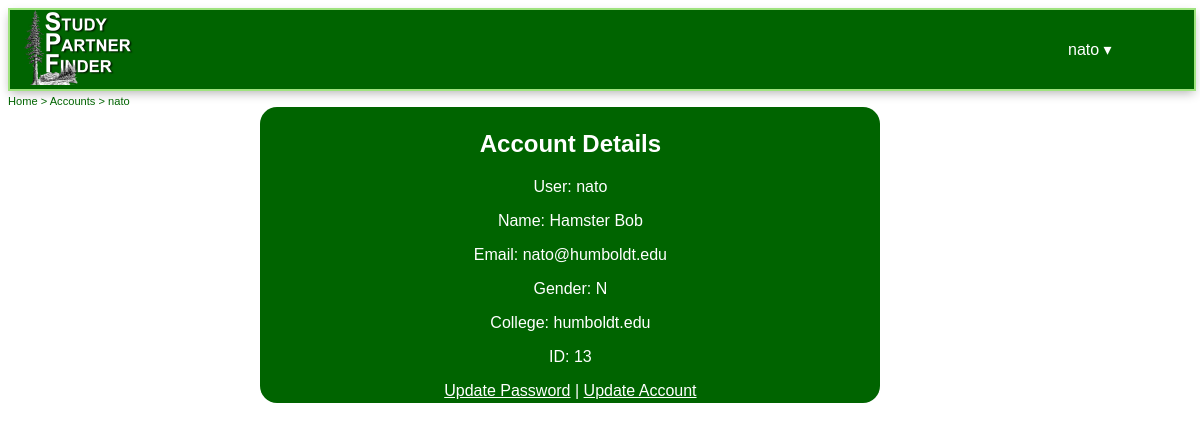
The app's page /accounts/view/ (signed in) with its own data.
### users/models.py (models this page shows)
class CustomUser(AbstractUser):
    email = models.EmailField(('email address'), unique = True)
    college = models.CharField(default = 'humboldt.edu', max_length = 200, null = True)
    gender = models.CharField(max_length = 1, choices = MY_GENDER_CHOICES, null = True)
    is_verified = models.BooleanField(default = False)
    verification_code = models.CharField(max_length = 200, null = True)
    verification_date = models.DateTimeField('date verified', null = True)
    has_accepted_tos = models.BooleanField(default = False)

### accounts/views.py (the view)
# urls.py: path('view/', views.View, name = 'view'),
@login_required
def View(request):
    template_name = 'users/index.html'
    my_studygroups = GetMyJoinedStudygroups(request.user)
    my_studygroups = sorted(
        my_studygroups,
        key = lambda x: x.studygroup.course.class_name, reverse = False)
    context = { 'user': request.user, 'studygroup_joined_list': my_studygroups }
    return render(request, template_name, context)

### templates/users/index.html (shortened to what this page needs)
{% extends 'base.html' %}
{% block content %}
<div class="greenbox">
	<h2 align="center">Account Details</h2>
	<p>User: {{ user.username }}</p>
	<p>Name: {{ user.first_name }} {{ user.last_name }}</p>
	<p>Email: {{ user.email }}</p>
	<p>Gender: {{ user.gender }}</p>
	<p>College: {{ user.college }}</p>
	<p>ID: {{ user.id }}</p>
	<a href="/accounts/password_reset/">Update Password</a> |
    <a href="/accounts/edit/">Update Account</a>
</div>
{% endblock %}

### templates/base.html (shortened to what this page needs)
{% load staticfiles %}
<!DOCTYPE html>
<html>
<head>
    <link rel="stylesheet" href="{% static "css/jquery.timepicker.css" %}" />
    <link rel="stylesheet" href="{% static "css/spf.css" %}" type="text/css" />
</head>
<body>
    <div id='header' class='header'>
        <div class="box1">
            <div class="logo">
                <a href="/"><img src="{% static "images/SPF-Logo.jpg" %}"
                            width="150"
                            height="75"
                            alt="Study Partner Finder" /></a>
            </div>
        </div>
        <div class="box1">
        {% if user.is_authenticated %}
           <div class="dropdown">
                <button class="dropbtn">
                {% if user.username != "" %}
                    {{ user.username }}
                 {% else %}
                    {{ user.first_name }}
                 {% endif %} &#9662;</button>
            </div>
        {% else %}
            <div>
                <a class="header" href="{% url 'login' %}">Sign In</a> |
                <a href="{% url 'signup' %}">Register</a>
            </div>
        {% endif %}
        </div>
    </div>
    <div id="breadcrumbs" style="width: 100%"><a href="/">Home</a></div>
    <div id="main">
    <main>
       {% block content %}
        {% endblock %}
    </main>
    </div>
</body>
</html>

### StudyPartnerFinder/static/css/spf.css (style rules this page uses)
body { font-size: 100%; font-family: arial; }
p { font-size: 100%; font-family: sans-serif; }
#main { width: 95%; position: relative; align: center; text-align: center; }
#header { border: 2px solid #9fe37f; background-color: #006400; width: 100%; height: 79px; color: #ffffff; text-align: justify; -ms-text-justify: distribute-all-lines; text-justify: distribute-all-lines; -webkit-box-shadow: 0px 4px 10px -2px rgba(0, 0, 0, 0.3); -moz-box-shadow: 0px 4px 10px -2px rgba(0, 0, 0, 0.3); box-shadow: 0 4px 10px -2px rgba(0, 0, 0, 0.3); }
.header div { white-space:nowrap; }
.logo { position: relative; display: inline-block; margin-left: 10px; }
.header a { color: white; text-decoration: none; }
.box1, .box2, .box4 { width: 150px; vertical-align: middle; display: inline-block; *display: inline; zoom: 1 }
#breadcrumbs { width: 100%; align: left; color: #006400; font-size: smaller; margin-left: 0px; margin-top: 1px; padding-top: 1px; }
.greenbox { width: 600px; align: center; background-color: #006400; border-radius: 17px; -webkit-border-radius: 17px; -moz-border-radius: 17px; margin-left: auto; margin-right: auto; display: block; padding-top: 3px; padding-bottom: 3px; padding-left: 10px; padding-right: 10px; color: #ffffff; }
.greenbox a { color: #ffffff; }
.greenbox a:link { color: #ffffff; text-decoration: underline; }
.dropbtn { background-color: #006400; color: #ffffff; padding: 24px; font-size: 16px; border: none; cursor: pointer; }
.dropdown { position: relative; display: inline-block; margin-right: 50px; }

### records on screen
CustomUser: username "nato", first_name "Hamster", last_name "Bob", email "nato@humboldt.edu", gender "N", college "humboldt.edu", id "13"
